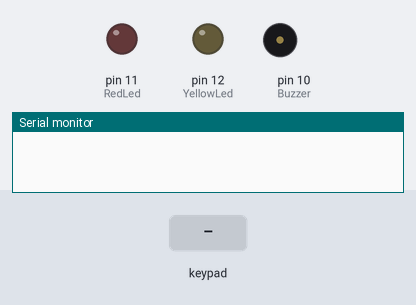
Simulated run of this sketch. Board: Arduino Uno, built with avr-gcc and run on an emulated ATmega328P. Shown: output pins drawn as LEDs (lit = HIGH), buzzer (waves = sounding), the last lines printed to the serial monitor. The inputs (shaded band) are chosen by the test bench.

Above: at 1.2 s.
1.3 s: keypad keys 1 2 3 pressed 0.4 s apart
At 3.7 s:
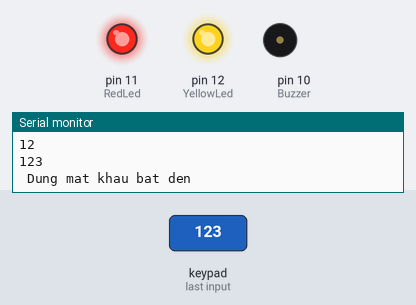
4.3 s: key 'D' pressed
At 4.45 s:
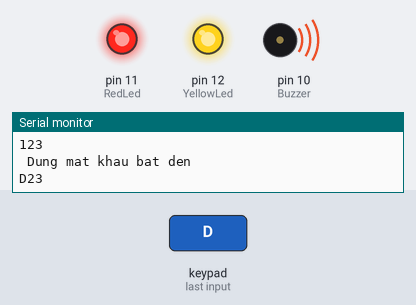
5.8 s: key 'C' pressed
At 6.6 s:
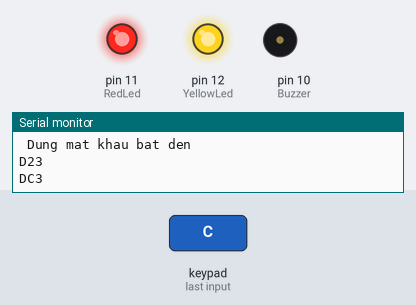
7.3 s: keypad keys 1 2 3 # pressed 0.4 s apart
At 9.4 s:
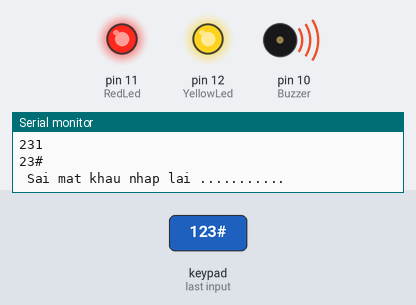
10.4 s: key 'B' pressed
At 11.2 s:
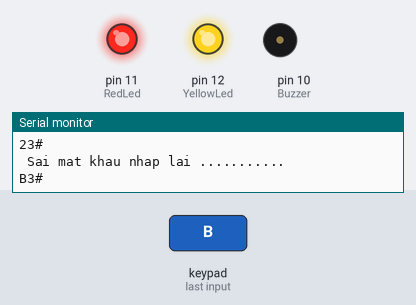
12.2 s: keypad keys 1 2 3 * pressed 0.4 s apart
At 13.1 s:
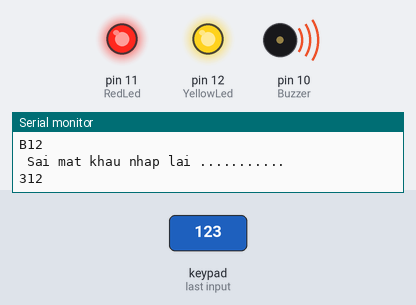
Timing chart, 0 to 15.2 s (numbered marks = the images above; inputs shaded):
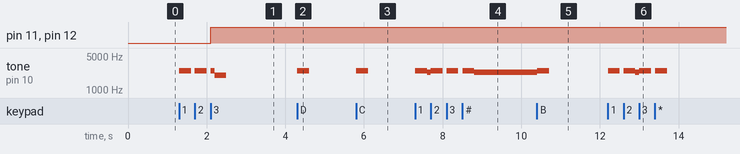

Measured:
- after the input at 1.3 s, pin 11 (RedLed), pin 12 (YellowLed): LOW → HIGH after 0.80 s; tone on pin 10 (Buzzer): plays 2500 Hz for 0.30 s, 2500 Hz for 0.30 s, 2500 Hz for 0.10 s, 2000 Hz for 0.30 s, starting at once
- after the input at 4.3 s, tone on pin 10 (Buzzer): silent → 2500 Hz at once, → silent 0.30 s later
- after the input at 5.8 s, tone on pin 10 (Buzzer): silent → 2500 Hz at once, → silent 0.30 s later
- after the input at 7.3 s, tone on pin 10 (Buzzer): plays 2500 Hz for 0.30 s, 2300 Hz for 0.09 s, 2500 Hz for 0.30 s, 2500 Hz for 0.30 s, 2500 Hz for 0.30 s, 2300 Hz for 1.6 s, starting at once
- after the input at 10.4 s, tone on pin 10 (Buzzer): 2300 Hz → 2500 Hz at once, → silent 0.30 s later
- after the input at 12.2 s, tone on pin 10 (Buzzer): plays 2500 Hz for 0.30 s, 2500 Hz for 0.30 s, 2300 Hz for 0.10 s, 2500 Hz for 0.30 s, 2500 Hz for 0.30 s, starting at once

The sketch:

Keypad_Done.ino
```cpp
#include <Keypad.h>

const byte ROWS = 4;
const byte COLS = 4;
char password[4];
char On_equip[] = "123";
char Off_equip[] = "321";
int i = 0;
int on = 0;
int Buzzer = 10;
int RedLed = 11;
int YellowLed = 12;


char MatrixKey[ROWS][COLS] =
{
  {'D','C','B','A'},
  {'#','9','6','3'},
  {'0','8','5','2'},
  {'*','7','4','1'}
};


byte rowPins[ROWS] = {2, 3, 4, 5};
byte colPins[COLS] = {6, 7, 8, 9};

Keypad Mykeys = Keypad(makeKeymap(MatrixKey), rowPins, colPins, ROWS, COLS);

void setup() {
  // put your setup code here, to run once:
  Serial.begin(9600);
  pinMode(RedLed, OUTPUT);
  pinMode(YellowLed, OUTPUT);
  pinMode(Buzzer, OUTPUT);

}

void loop() {
  // put your main code here, to run repeatedly:
  char Enterkey = Mykeys.getKey();

  if (Enterkey)
  {
    password[i] = Enterkey; // Nhập lần lượt các kí tự vào biến chuỗi kí tự Password
    tone(Buzzer, 2500, 300);
    i++;
    on++;
    Serial.println(password);
  }

            if (on == 3)
            {
              if (!strcmp(password, On_equip))
              {
                digitalWrite(RedLed, HIGH);
                digitalWrite(YellowLed, HIGH);
                i = 0;
                Serial.println(" Dung mat khau bat den");
                delay(100);
                tone(Buzzer, 2000, 200);
                delay(100);
                tone(Buzzer, 2000, 200);
              }

              if (!strcmp(password, Off_equip))
              {
                digitalWrite(RedLed, LOW);
                digitalWrite(YellowLed, LOW);
                Serial.println(" Da tat den ......");
                i = 0;
                delay(100);
                tone(Buzzer, 2000, 200);
                delay(100);
                tone(Buzzer, 2000, 200);
              }

              if (strcmp(password, On_equip))
              {
                if (strcmp(password, Off_equip))
                {
                  i = 0;
                  Serial.println(" Sai mat khau nhap lai ...........");
                  digitalWrite(YellowLed, HIGH);
                  delay(300);
                  tone(Buzzer, 2300, 2000);

                }

              }
              on = 0;
            }


}
```
